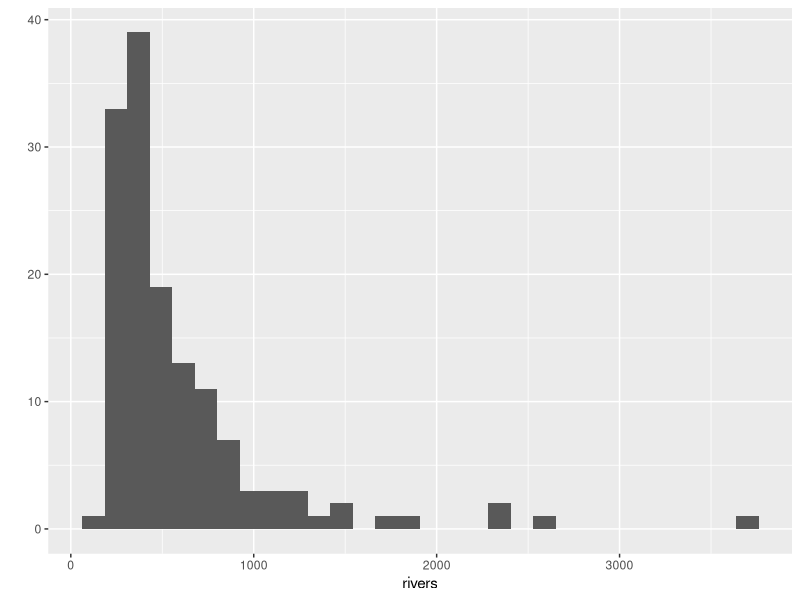
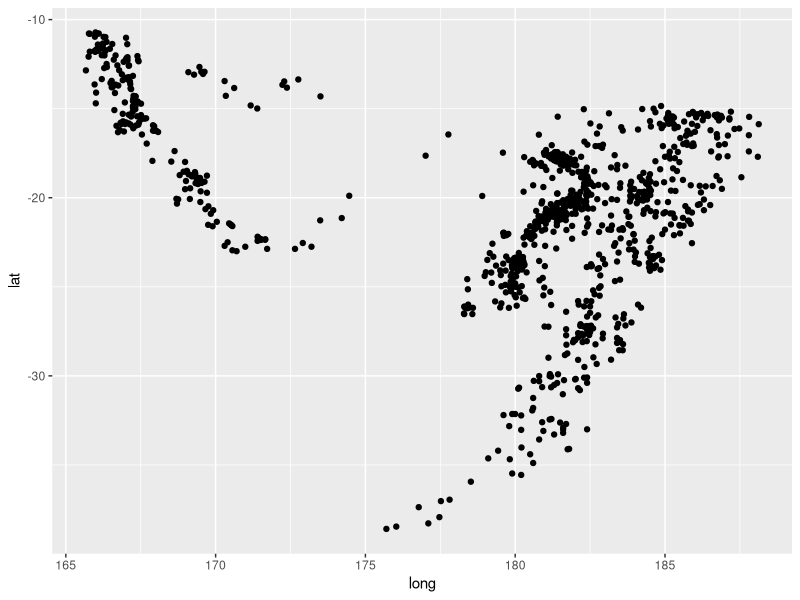
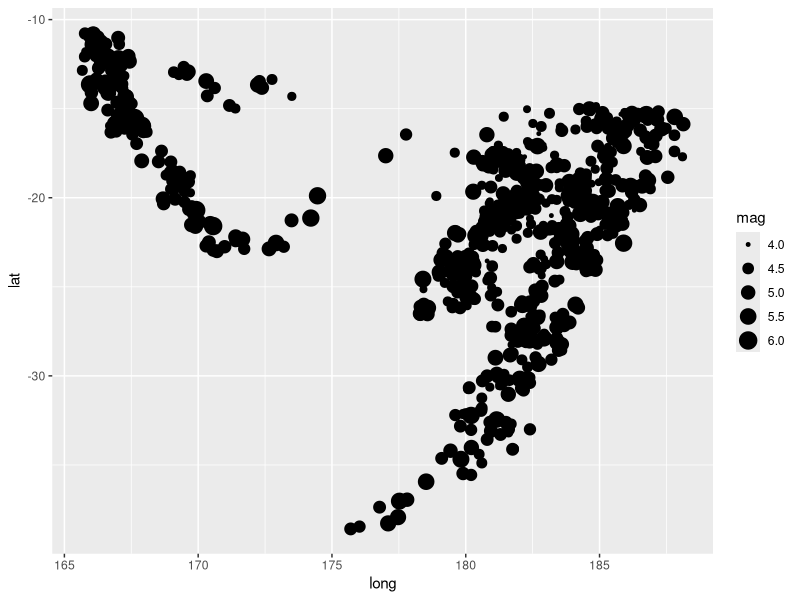
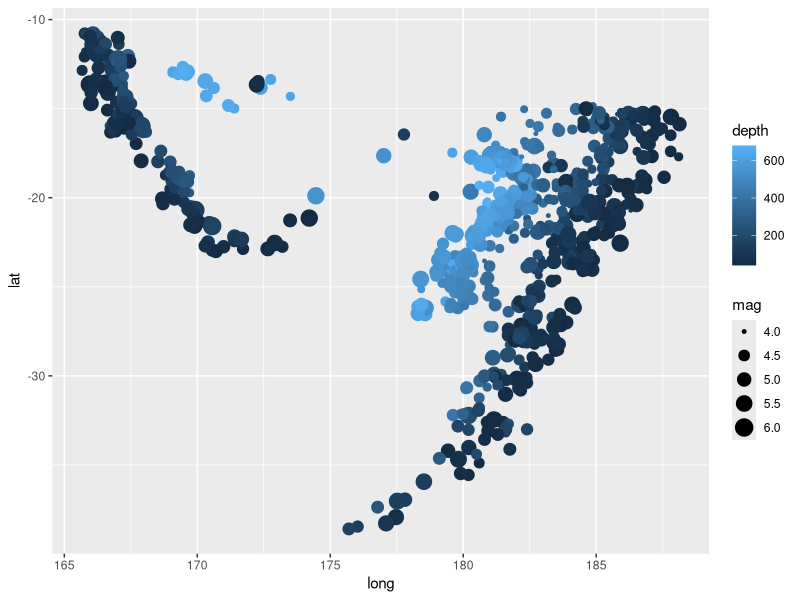
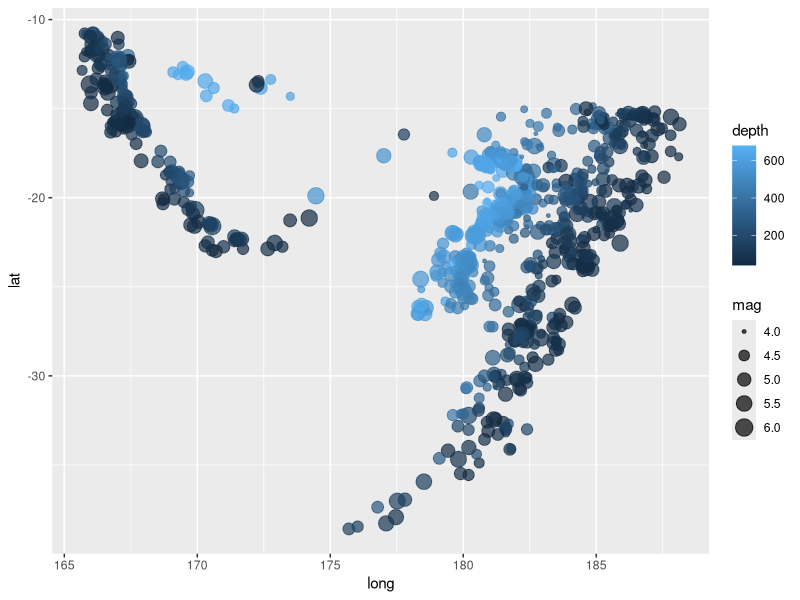
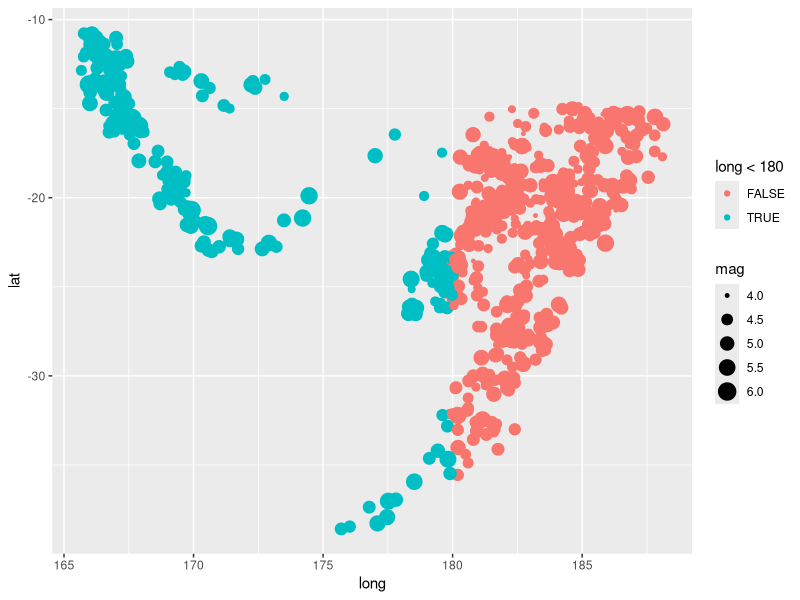
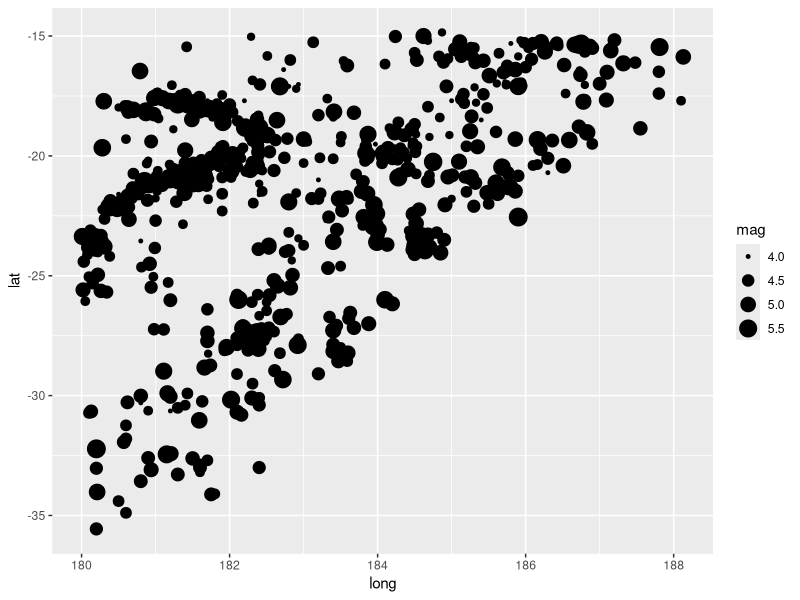
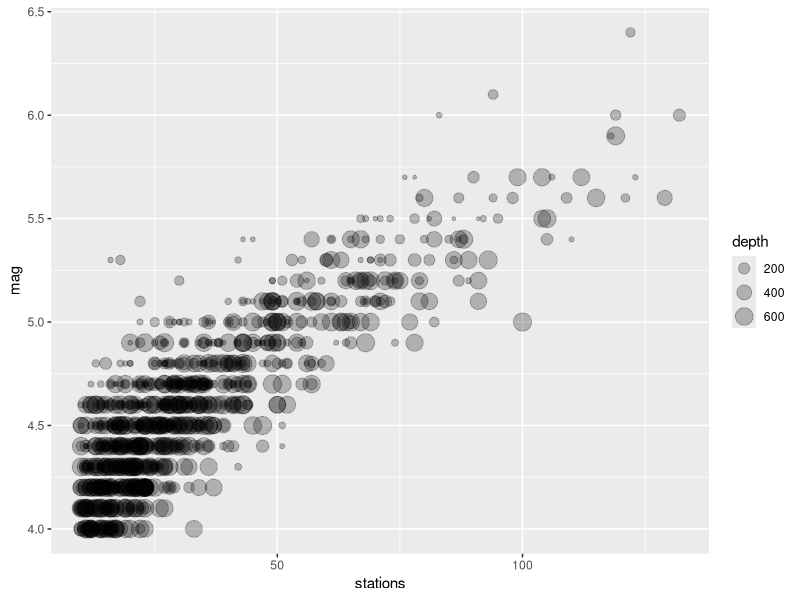

Generate these figures, in order, with R:
# install GGplot2 package
install.packages("ggplot2")

# load the ggplot2 library
library(ggplot2)
# or 
require(ggplot2)

# ggplot2 hello world using built-in data sets
# qplot is the short command of ggplot2 for quick tests
qplot(rivers)

# lets explore a second built-in data set more in detail - earthquakes
quakes
# the first few lines
head(quakes)

# info about the structure of the data set
# it is a data frame with five variables (columns)
str(quakes)

# access variables with the $ sign
quakes$lat
quakes$lon

# or with their order: the first 10 entries of the second column
quakes[1:10,2]

# the whole first row
quakes[1,]
# the whole first column (in this case, lat)
quakes[,1]

# plot the lat/long of the data set, we will map it to x and y axes
# qplot will automatically use points for this chart
qplot(data=quakes, x=long, y=lat)

# we can add more mappings: the mag column to the pointsize
qplot(data=quakes, x=long, y=lat, size=mag)
# color to depth
qplot(data=quakes, x=long, y=lat, size=mag, color=depth)
# and make everything transparent
# in this case, we use alpha (transparency) as a setting, not as a data mapping
# I() means "as is" (type ?I for help) allows us to specify a concrete value
qplot(data=quakes, x=long, y=lat, size=mag, color=depth, alpha = I(0.7))

# we can also subset the data or use expressions
qplot(data=quakes, x=long, y=lat, size=mag, color=long<180)
qplot(data=quakes[quakes$lon>180,], x=long, y=lat, size=mag)

# lets compare the relationship between two other columns
qplot(data=quakes, x=stations, y=mag, size = depth, alpha = I(0.25))

# the full, more formally correct syntax 
# the mapping between data and visuals is now covered using the aes (aesthetics) command. 
# alpha is now outside the aes(), therefore it is interpreted as a setting
ggplot(data=quakes) + geom_point(aes(x=stations, y=mag, size = depth), alpha= 0.5)
# compare:
ggplot(data=quakes) + geom_point(aes(x=stations, y=mag, alpha = depth))


# also the following commands produce the same results
# this expanded syntax allows us to define different layers with different data / geometries 
ggplot(data=quakes, aes(x=stations, y=mag, size = depth)) + geom_point(alpha= 0.5)
ggplot() + geom_point(data=quakes, aes(x=stations, y=mag, size = depth), alpha= 0.5)

# multiple geometries - example of a heatmap
ggplot(data=quakes, aes(x=stations, y=mag)) + 
  geom_bin2d(binwidth = c(10, 0.25)) +
  geom_point(aes(size = depth), color="white",alpha= 0.2) +
  ggtitle("Earthquakes") 

# exploring the relationship between number of quakes, number of stations, magnitude and depth
ggplot(data=quakes, aes(x=stations, y=mag)) + 
  geom_bin2d(binwidth = c(10, 0.25))

# change the binwidth numbers and see what happens
ggplot(data=quakes, aes(x=depth, y=mag) ) + 
  geom_bin2d(binwidth = c(50, 0.25))

ggplot(data=quakes, aes(x=depth, y=stations) ) + 
  geom_bin2d(binwidth = c(50, 10))

# check http://docs.ggplot2.org/current/

